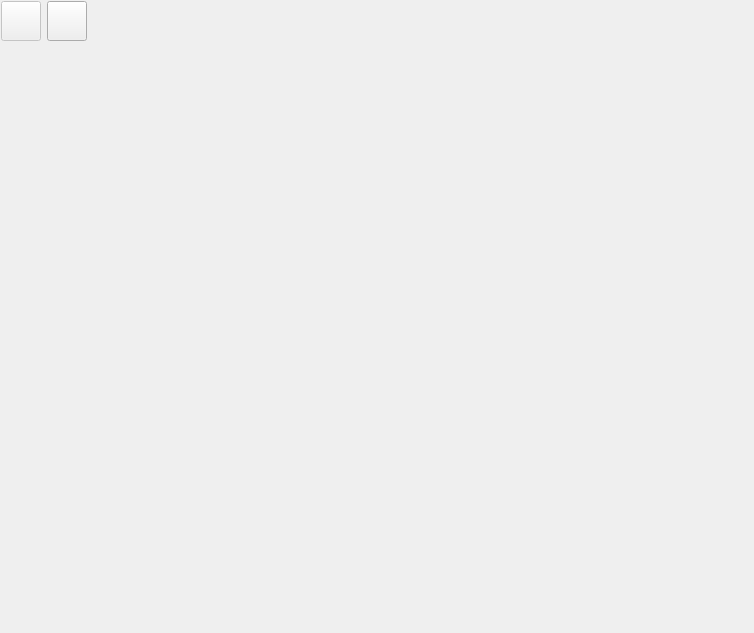
<?xml version="1.0" encoding="UTF-8"?>
<ui version="4.0">
 <class>QmitkDicomLocalStorageWidgetControls</class>
 <widget class="QWidget" name="QmitkDicomLocalStorageWidgetControls">
  <property name="geometry">
   <rect>
    <x>0</x>
    <y>0</y>
    <width>754</width>
    <height>633</height>
   </rect>
  </property>
  <property name="windowTitle">
   <string>Form</string>
  </property>
  <layout class="QVBoxLayout" name="verticalLayout">
   <property name="leftMargin">
    <number>1</number>
   </property>
   <property name="topMargin">
    <number>1</number>
   </property>
   <property name="rightMargin">
    <number>1</number>
   </property>
   <property name="bottomMargin">
    <number>1</number>
   </property>
   <item>
    <widget class="QWidget" name="localFilesWidget" native="true">
     <layout class="QVBoxLayout" name="verticalLayout_11">
      <property name="leftMargin">
       <number>0</number>
      </property>
      <property name="topMargin">
       <number>0</number>
      </property>
      <property name="rightMargin">
       <number>0</number>
      </property>
      <property name="bottomMargin">
       <number>0</number>
      </property>
      <item>
       <widget class="QWidget" name="widget" native="true">
        <property name="sizePolicy">
         <sizepolicy hsizetype="Preferred" vsizetype="Fixed">
          <horstretch>0</horstretch>
          <verstretch>0</verstretch>
         </sizepolicy>
        </property>
        <layout class="QHBoxLayout" name="horizontalLayout_5">
         <property name="leftMargin">
          <number>0</number>
         </property>
         <property name="topMargin">
          <number>0</number>
         </property>
         <property name="rightMargin">
          <number>0</number>
         </property>
         <property name="bottomMargin">
          <number>0</number>
         </property>
         <item>
          <widget class="QPushButton" name="viewInternalDataButton">
           <property name="enabled">
            <bool>false</bool>
           </property>
           <property name="sizePolicy">
            <sizepolicy hsizetype="Fixed" vsizetype="Fixed">
             <horstretch>0</horstretch>
             <verstretch>0</verstretch>
            </sizepolicy>
           </property>
           <property name="minimumSize">
            <size>
             <width>40</width>
             <height>40</height>
            </size>
           </property>
           <property name="maximumSize">
            <size>
             <width>40</width>
             <height>40</height>
            </size>
           </property>
           <property name="text">
            <string/>
           </property>
           <property name="icon">
            <iconset resource="../darkstyle/style.qrc">
             <normaloff>:/qss_icons/rc/startProc.png</normaloff>:/qss_icons/rc/startProc.png</iconset>
           </property>
           <property name="iconSize">
            <size>
             <width>30</width>
             <height>32</height>
            </size>
           </property>
          </widget>
         </item>
         <item>
          <widget class="QPushButton" name="deleteButton">
           <property name="enabled">
            <bool>true</bool>
           </property>
           <property name="sizePolicy">
            <sizepolicy hsizetype="Fixed" vsizetype="Fixed">
             <horstretch>0</horstretch>
             <verstretch>0</verstretch>
            </sizepolicy>
           </property>
           <property name="minimumSize">
            <size>
             <width>40</width>
             <height>40</height>
            </size>
           </property>
           <property name="maximumSize">
            <size>
             <width>40</width>
             <height>40</height>
            </size>
           </property>
           <property name="text">
            <string/>
           </property>
           <property name="icon">
            <iconset>
             <normalon>:/qss_icons/rc/delete.png</normalon>
            </iconset>
           </property>
           <property name="iconSize">
            <size>
             <width>30</width>
             <height>30</height>
            </size>
           </property>
          </widget>
         </item>
         <item>
          <spacer name="horizontalSpacer">
           <property name="orientation">
            <enum>Qt::Horizontal</enum>
           </property>
           <property name="sizeHint" stdset="0">
            <size>
             <width>40</width>
             <height>20</height>
            </size>
           </property>
          </spacer>
         </item>
        </layout>
       </widget>
      </item>
      <item>
       <layout class="QHBoxLayout" name="QueryLayout" stretch="0">
        <property name="spacing">
         <number>0</number>
        </property>
        <property name="sizeConstraint">
         <enum>QLayout::SetNoConstraint</enum>
        </property>
        <property name="leftMargin">
         <number>0</number>
        </property>
        <property name="rightMargin">
         <number>0</number>
        </property>
        <item>
         <widget class="ctkDICOMTableManager" name="ctkDicomBrowser" native="true"/>
        </item>
       </layout>
      </item>
     </layout>
    </widget>
   </item>
  </layout>
 </widget>
 <customwidgets>
  <customwidget>
   <class>ctkDICOMTableManager</class>
   <extends>QWidget</extends>
   <header>ctkDICOMTableManager.h</header>
   <container>1</container>
  </customwidget>
 </customwidgets>
 <resources>
  <include location="../darkstyle/style.qrc"/>
 </resources>
 <connections/>
</ui>
